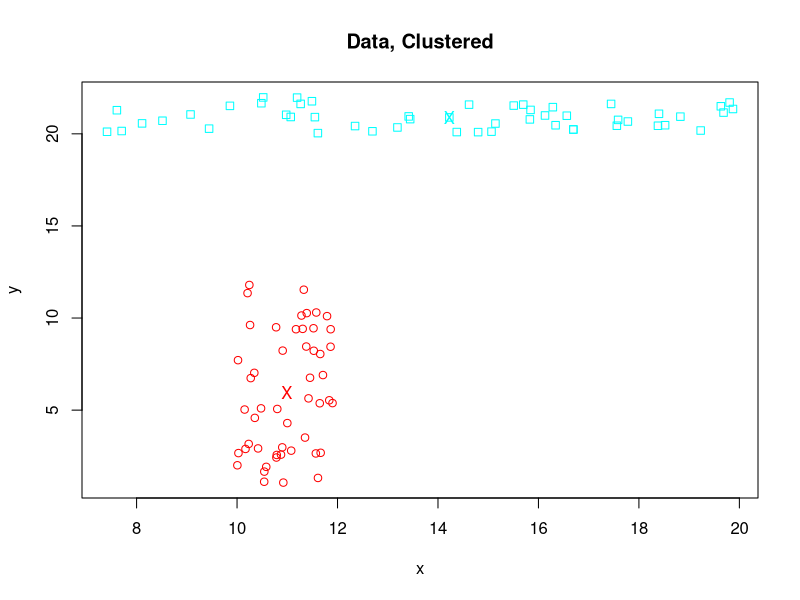

Generate this figure with R:
## -----------------------------------------------------------------------------
## Plot.Clustering.Output.R
##
## This just plots the clustering output from my clustering algorithm.
##
##
## -----------------------------------------------------------------------------

cluster.data <- read.csv("testClustering.csv")
summary(cluster.data)

clusters <- unique(cluster.data$cluster)
K <- length(clusters)

colors <- rainbow(n=K)
styles <- clusters                       ## this will work as long as these are numbers - I think.

clusterList <- list()

clusterID <- clusters[1]
clusterIndex <- (cluster.data$cluster == clusterID) & (cluster.data$isCentroid == 0)
x <- cluster.data$x[clusterIndex]
y <- cluster.data$y[clusterIndex]
clusterCenterIndex <- (cluster.data$cluster == clusterID) & (cluster.data$isCentroid == 1)
xcenter <- cluster.data$x[clusterCenterIndex]
ycenter <- cluster.data$y[clusterCenterIndex]


yrange <- range(cluster.data$y[cluster.data$isCentroid == 0])
xrange <- range(cluster.data$x[cluster.data$isCentroid == 0])

plot(x=x, y=y, main="Data, Clustered", col=colors[1], pch=styles[1], ylim=yrange, xlim=xrange)
points(x=xcenter, y=ycenter, col=colors[1], pch="X")

if (K > 1) {
  colors <- colors [-1]
  clusters <- clusters[-1]
  styles <- styles[-1]
    
  for (i in c(1:(K-1))) {
    clusterID <- clusters[i]
    clusterIndex <- cluster.data$cluster == clusterID
    x <- cluster.data$x[clusterIndex]
    y <- cluster.data$y[clusterIndex]

    clusterCenterIndex <- (cluster.data$cluster == clusterID) & (cluster.data$isCentroid == 1)
    xcenter <- cluster.data$x[clusterCenterIndex]
    ycenter <- cluster.data$y[clusterCenterIndex]

    points(x=x, y=y, col=colors[i], pch=styles[i])
    points(x=xcenter, y=ycenter, col=colors[i], pch="X")
  }
}







